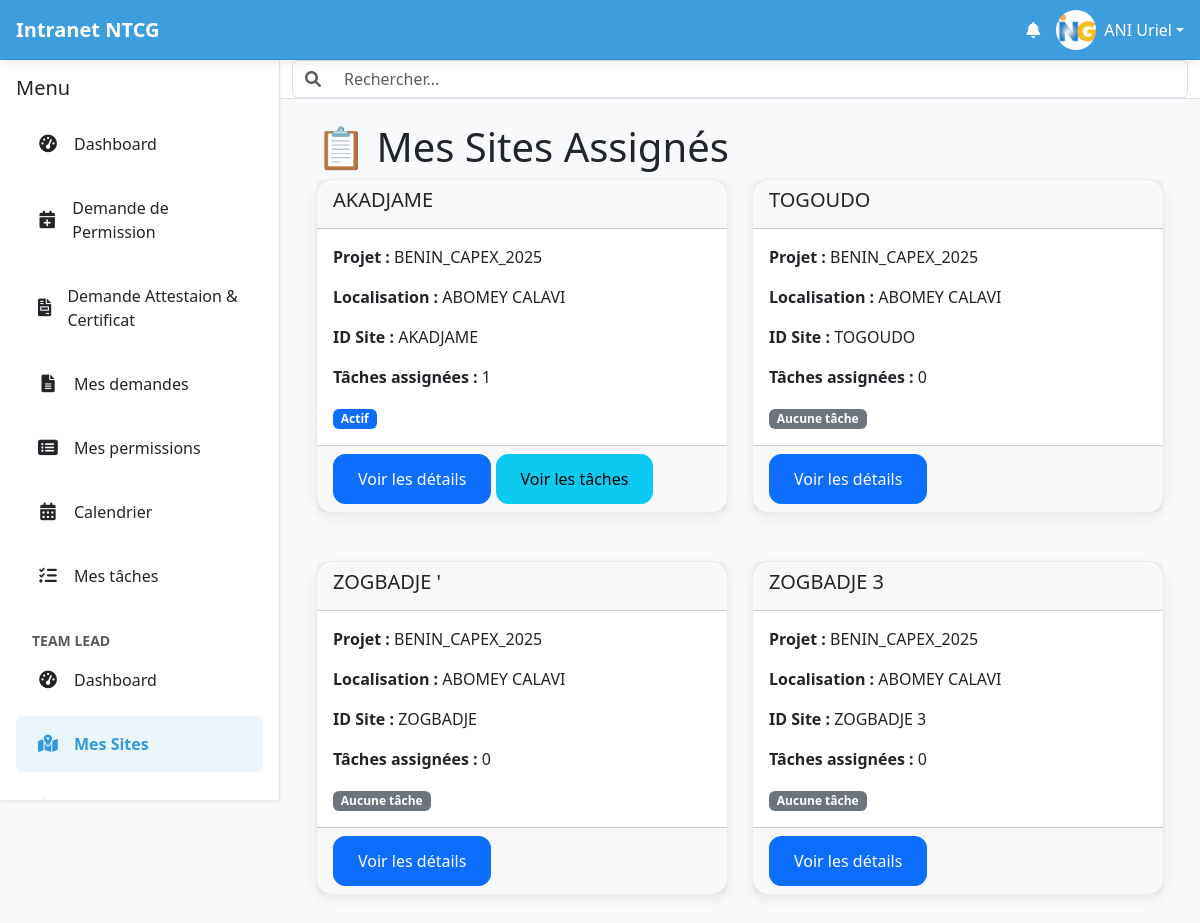
Page /team-lead/sites/ (signed in) on the committed database.
### intranet/models.py (models this page shows, shortened)
class User(AbstractUser):
    date_de_naissance = models.DateField(null=True, blank=True)
    nationalite = CountryField(blank=True)
    pays_de_naissance = CountryField(blank=True)
    type_sanguin = models.CharField(max_length=5, blank=True)
    adresse = models.CharField(max_length=255, blank=True)
    telephone_personnel = models.CharField(max_length=20, blank=True)
    piece_type = models.ForeignKey(PieceType, on_delete=models.SET_NULL, null=True, blank=True, verbose_name="Type de pièce d'identité")
    piece_number = models.CharField(max_length=100, blank=True, verbose_name="Numéro de la pièce d'identité")
    personal_email = models.EmailField(blank=True, null=True, verbose_name="Email personnel")
    emergency_contact_name = models.CharField(max_length=255, blank=True, verbose_name="Nom et prénom du contact d'urgence")
    emergency_contact_phone = models.CharField(max_length=20, blank=True, verbose_name="Téléphone du contact d'urgence")
    allergies = models.TextField(blank=True)
    maladies_chroniques = models.TextField(blank=True)
    medicaments = models.TextField(blank=True)
    job_role = models.ForeignKey(JobRole, on_delete=models.SET_NULL, null=True, blank=True)
    departement = models.ForeignKey(Department, on_delete=models.SET_NULL, null=True, blank=True)
    date_embauche = models.DateField(null=True, blank=True)
    professional_email = models.EmailField(blank=True, null=True, verbose_name="Email professionnel")
    contract_type = models.ForeignKey(ContractType, on_delete=models.SET_NULL, null=True, blank=True, verbose_name="Type de contrat")
    isignum = models.CharField(max_length=100, blank=True, verbose_name="Numéro Isignum")
    eritop_id = models.CharField(max_length=100, blank=True, verbose_name="ID Eritop")
    country = models.ForeignKey(Country, on_delete=models.SET_NULL, null=True, blank=True, verbose_name="Pays de l'employé")
    managed_countries = models.ManyToManyField(Country, related_name='managers', blank=True, verbose_name="Pays gérés")
    bank_info = models.ForeignKey(BankInfo, on_delete=models.SET_NULL, null=True, blank=True, verbose_name="Nom de la banque")
    bank_account_number = models.CharField(max_length=50, blank=True, verbose_name="Numéro de compte bancaire")
    cnss = models.CharField(max_length=50, verbose_name="Numéro CNSS/Sécurité Sociale", blank=True)
    dependants = models.TextField(blank=True)
    employee_id = models.CharField(max_length=100, unique=True, blank=True, verbose_name="Numéro de matricule")
    photo_profil = models.ImageField(upload_to='photos_profils/', null=True, blank=True)
    class Meta:
        ordering = ['last_name', 'first_name']
        indexes = [
            models.Index(fields=['last_name', 'first_name']),
            models.Index(fields=['is_active']),
            models.Index(fields=['departement']),
            models.Index(fields=['country']),
            models.Index(fields=['email']),
            models.Index(fields=['is_active', 'country']),
        ]

class Site(models.Model):
    name = models.CharField(max_length=255, verbose_name="Nom du site")
    project = models.ForeignKey('Project', on_delete=models.CASCADE, related_name='sites', verbose_name="Projet")
    team_lead = models.ForeignKey(settings.AUTH_USER_MODEL, on_delete=models.SET_NULL, null=True, blank=True, verbose_name="Team Lead Assigné")
    location = models.CharField(max_length=255, blank=True, null=True, verbose_name="Localisation")
    site_id = models.CharField(max_length=100, unique=True, verbose_name="ID du Site")
    site_area = models.CharField(max_length=100, verbose_name="Site Area", blank=True, null=True)
    phase = models.ForeignKey(Phase, on_delete=models.SET_NULL, null=True, blank=True, verbose_name="Phase")
    batch = models.ForeignKey(Batch, on_delete=models.SET_NULL, null=True, blank=True, verbose_name="Batch")
    project_scope = models.ForeignKey(ProjectScope, on_delete=models.SET_NULL, null=True, blank=True, verbose_name="Portée du projet")
    radio_type = models.ForeignKey(RadioType, on_delete=models.SET_NULL, null=True, blank=True, verbose_name="Type de radio")
    antenna_type = models.ForeignKey(AntennaType, on_delete=models.SET_NULL, null=True, blank=True, verbose_name="Type d'antenne")
    enclosure_type = models.ForeignKey(EnclosureType, on_delete=models.SET_NULL, null=True, blank=True, verbose_name="Type de boîtier")
    bb_ml = models.ForeignKey(BBML, on_delete=models.SET_NULL, null=True, blank=True, verbose_name="BB / ML")
    installation = models.ForeignKey(SiteStatus, on_delete=models.SET_NULL, null=True, blank=True, related_name='installation_sites', verbose_name="Installation")
    integration = models.ForeignKey(SiteStatus, on_delete=models.SET_NULL, null=True, blank=True, related_name='integration_sites', verbose_name="Intégration")
    srs = models.ForeignKey(SiteStatus, on_delete=models.SET_NULL, null=True, blank=True, related_name='srs_sites', verbose_name="SRS")
    imk = models.ForeignKey(SiteStatus, on_delete=models.SET_NULL, null=True, blank=True, related_name='imk_sites', verbose_name="IMK")
    ehs_1 = models.ForeignKey(SiteStatus, on_delete=models.SET_NULL, null=True, blank=True, related_name='ehs1_sites', verbose_name="EHS 1")
    ehs_2 = models.ForeignKey(SiteStatus, on_delete=models.SET_NULL, null=True, blank=True, related_name='ehs2_sites', verbose_name="EHS 2")
    qa = models.ForeignKey(SiteStatus, on_delete=models.SET_NULL, null=True, blank=True, related_name='qa_sites', verbose_name="QA")
    qa_status = models.ForeignKey(QAStatus, on_delete=models.SET_NULL, null=True, blank=True, verbose_name="Statut QA")
    atp = models.ForeignKey(SiteStatus, on_delete=models.SET_NULL, null=True, blank=True, related_name='atp_sites', verbose_name="ATP")
    comment = models.TextField(verbose_name="COMMENT", blank=True, null=True)
    class Meta:
        verbose_name = "Site"
        verbose_name_plural = "Sites"

class Project(models.Model):
    STATUS_CHOICES = [
        ('À FAIRE', 'À faire'),
        ('EN COURS', 'En cours'),
        ('TERMINÉ', 'Terminé'),
    ]
    name = models.CharField(max_length=255, verbose_name="Nom du projet")
    description = models.TextField(verbose_name="Description du projet", blank=True, null=True)
    start_date = models.DateField(verbose_name="Date de début", null=True, blank=True)
    end_date = models.DateField(verbose_name="Date de fin estimée", null=True, blank=True)
    status = models.CharField(max_length=20, choices=STATUS_CHOICES, default='À FAIRE', verbose_name="Statut")
    coordinator = models.ForeignKey(
        settings.AUTH_USER_MODEL,
        on_delete=models.SET_NULL,
        null=True,
        blank=True,
        related_name='managed_projects',
        verbose_name="Coordinateur du projet"
    )
    team_members = models.ManyToManyField(
        settings.AUTH_USER_MODEL,
        related_name='projects',
        verbose_name="Membres de l'équipe"
    )
    country = CountryField(blank=True, verbose_name="Pays du projet")
    created_at = models.DateTimeField(auto_now_add=True)
    updated_at = models.DateTimeField(auto_now=True)
    class Meta:
        verbose_name = "Projet"
        verbose_name_plural = "Projets"

### intranet/views.py (the view)
# urls.py: path('team-lead/sites/', views.team_lead_sites, name='team_lead_sites'),
@login_required
@group_required('Team Lead')  # Utilise ton décorateur pour restreindre aux Team Leads
def team_lead_sites(request):
    sites = Site.objects.filter(
        team_lead=request.user
    ).annotate(
        task_count=Count('tasks')  # Compte les tâches pour chaque site (optimisé, évite N+1 queries)
    ).order_by('name')  # Tri par nom pour une meilleure UX
    context = {
        'sites': sites,
        'title': 'Mes Sites Assignés',  # Pour le <title> du template
    }
    return render(request, 'intranet/team_lead_sites.html', context)

### templates/intranet/team_lead_sites.html (shortened to what this page needs)
{% extends 'intranet/base.html' %}
{% load static %}
{% block content %}
<div class="container-fluid">
    <h1>📋 Mes Sites Assignés</h1>
    {% if sites %}
        <div class="row">
            {% for site in sites %}
                <div class="col-md-6 mb-4">
                    <div class="card">
                        <div class="card-header">
                            <h5 class="card-title">{{ site.name }}</h5>
                        </div>
                        <div class="card-body">
                            <p><strong>Projet :</strong> {{ site.project.name }}</p>
                            <p><strong>Localisation :</strong> {{ site.location|default:"Non spécifiée" }}</p>
                            <p><strong>ID Site :</strong> {{ site.site_id|default:"N/A" }}</p>
                            <p><strong>Tâches assignées :</strong> {{ site.task_count }}</p>
                            {% if site.task_count > 0 %}
                                <span class="badge bg-primary">Actif</span>
                            {% else %}
                                <span class="badge bg-secondary">Aucune tâche</span>
                            {% endif %}
                        </div>
                        <div class="card-footer">
                            <a href="{% url 'site_detail' site.id %}" class="btn btn-primary">Voir les détails</a>
                            {% if site.tasks.exists %}
                                <a href="{% url 'site_detail' site.id %}" class="btn btn-info">Voir les tâches</a>
                            {% endif %}
                        </div>
                    </div>
                </div>
            {% endfor %}
        </div>
    {% else %}
        <div class="alert alert-info">
            <h4>Aucun site ne vous est actuellement assigné.</h4>
            <p>Contactez votre Coordinateur pour qu'il vous assigne des sites.</p>
        </div>
    {% endif %}
</div>
{% endblock %}

### templates/intranet/base.html (shortened to what this page needs)
{% load static intranet_tags %}
<!doctype html>
<html lang="fr">
<head>
    <link rel="stylesheet" href="https://cdn.jsdelivr.net/npm/bootstrap@5.3.3/dist/css/bootstrap.min.css"
          media="print" onload="this.media='all'">
    <link rel="stylesheet" href="https://cdnjs.cloudflare.com/ajax/libs/font-awesome/6.0.0-beta3/css/all.min.css">
    <link rel="stylesheet" type="text/css" href="https://cdn.datatables.net/2.0.8/css/dataTables.dataTables.css">
</head>
<body>
    <header id="top-header" class="d-flex justify-content-between align-items-center">
        <div class="d-flex align-items-center">
            <a href="{% url 'home_view' %}" class="text-decoration-none text-white d-flex align-items-center">
                <span class="fs-5 fw-bold">Intranet NTCG</span>
            </a>
        </div>
        <div class="d-flex align-items-center">
            <a href="{% url 'notifications' %}" class="text-white me-3 position-relative touch-feedback"
                data-bs-toggle="tooltip" data-bs-placement="bottom" title="Notifications" aria-label="Notifications">
                <i class="fas fa-bell"></i>
            </a>
            <div class="dropdown">
                <a class="text-white d-flex align-items-center text-decoration-none dropdown-toggle touch-feedback" href="#"
                    id="profileDropdown" role="button" data-bs-toggle="dropdown" aria-expanded="false"
                    aria-label="Menu profil">
                    <img src="{% if user.photo_profil %}{{ user.photo_profil.url }}{% else %}{% static 'images/default_profile.png' %}{% endif %}"
                         alt="Avatar de {{ user.get_full_name|default:user.username }}"
                         class="rounded-circle me-2" width="40" height="40" style="object-fit: cover;">
                    <span class="d-none d-sm-inline">{{ user.get_full_name|default:user.username }}</span>
                </a>
            </div>
        </div>
    </header>
    <div id="main-wrapper">
        <nav id="sidebar" class="shadow-sm" aria-label="Menu principal">
            <div class="p-3">
                <div class="d-flex justify-content-between align-items-center mb-3">
                    <h5 class="mb-0">Menu</h5>
                </div>
                <ul class="nav nav-pills flex-column mb-auto" id="sidebar-nav-links">
                   <li class="nav-item">
                        <a href="{% url 'dashboard' %}" class="nav-link {% if request.resolver_match.url_name == 'home_view' %}active{% endif %} touch-feedback">
                            <i class="fas fa-tachometer-alt"></i> Dashboard
                        </a>
                    </li>
                    <li class="nav-item">
                        <a class="nav-link touch-feedback" href="{% url 'submit_leave_request' %}">
                            <i class="fas fa-calendar-plus"></i>
                            <span>Demande de Permission</span>
                        </a>
                    </li>
                    <li class="nav-item">
                        <a class="nav-link touch-feedback" href="{% url 'request_document' %}">
                            <i class="fas fa-file-invoice"></i> Demande Attestaion & Certificat
                        </a>
                    </li>
                    <li class="nav-item">
                        <a class="nav-link touch-feedback" href="{% url 'my_document_requests' %}">
                            <i class="fas fa-file-alt"></i> Mes demandes
                        </a>
                    </li>
                    <li class="nav-item">
                        <a class="nav-link touch-feedback" href="{% url 'my_leave_requests' %}">
                            <i class="fas fa-list-alt"></i>
                            <span>Mes permissions</span>
                        </a>
                    </li>
                    {% if user.is_authenticated %}
                    <li class="nav-item">
                        <a href="#" class="nav-link touch-feedback">
                            <i class="fas fa-calendar-alt"></i> Calendrier
                        </a>
                    </li>
                    <li class="nav-item">
                        <a href="#" class="nav-link touch-feedback">
                            <i class="fas fa-tasks"></i> Mes tâches
                        </a>
                    </li>
                    {% endif %}
                    {% if request.user|has_group:"Team Lead" %}
                    <li class="nav-item mt-3">
                        <small class="text-muted px-3"><strong>TEAM LEAD</strong></small>
                    </li>
                    <li class="nav-item">
                        <a href="{% url 'team_lead_dashboard' %}" class="nav-link {% if request.resolver_match.url_name == 'team_lead_dashboard' %}active{% endif %} touch-feedback">
                            <i class="fas fa-tachometer-alt"></i> Dashboard
                        </a>
                    </li>
                    <li class="nav-item">
                        <a href="{% url 'team_lead_sites' %}" class="nav-link {% if request.resolver_match.url_name == 'team_lead_sites' %}active{% endif %} touch-feedback">
                            <i class="fas fa-map-marked-alt"></i> Mes Sites
                        </a>
                    </li>
                    <li class="nav-item">
                        <a href="#" class="nav-link touch-feedback">
                        </a>
                    </li>
                    {% endif %}
                </ul>
            </div>
        </nav>
        <div id="content-area">
            <nav id="top-navbar" class="bg-white border-bottom">
                <div class="container-fluid">
                    <form class="d-flex w-100">
                        <div class="input-group">
                            <span class="input-group-text bg-white border-end-0">
                                <i class="fas fa-search text-muted"></i>
                            </span>
                            <input class="form-control border-start-0" type="search"
                                   placeholder="Rechercher..." aria-label="Search" id="global-search"
                                   style="font-size: 16px;">
                        </div>
                    </form>
                </div>
            </nav>
            <main id="main-content" class="p-3 p-lg-4">
                {% block content %}
                {% endblock %}
            </main>
        </div>
    </div>
</body>
</html>

### rows in the picture
User: get_full_name "ANI Uriel"
Site: name "AKADJAME", project.name "BENIN_CAPEX_2025", location "ABOMEY CALAVI", site_id "AKADJAME", task_count "1", shows "Actif", shows "Voir les tâches"
Site: name "TOGOUDO", project.name "BENIN_CAPEX_2025", location "ABOMEY CALAVI", site_id "TOGOUDO", task_count "0", shows "Aucune tâche"
Site: name "ZOGBADJE '", project.name "BENIN_CAPEX_2025", location "ABOMEY CALAVI", site_id "ZOGBADJE", task_count "0", shows "Aucune tâche"
Site: name "ZOGBADJE 3", project.name "BENIN_CAPEX_2025", location "ABOMEY CALAVI", site_id "ZOGBADJE 3", task_count "0", shows "Aucune tâche"
